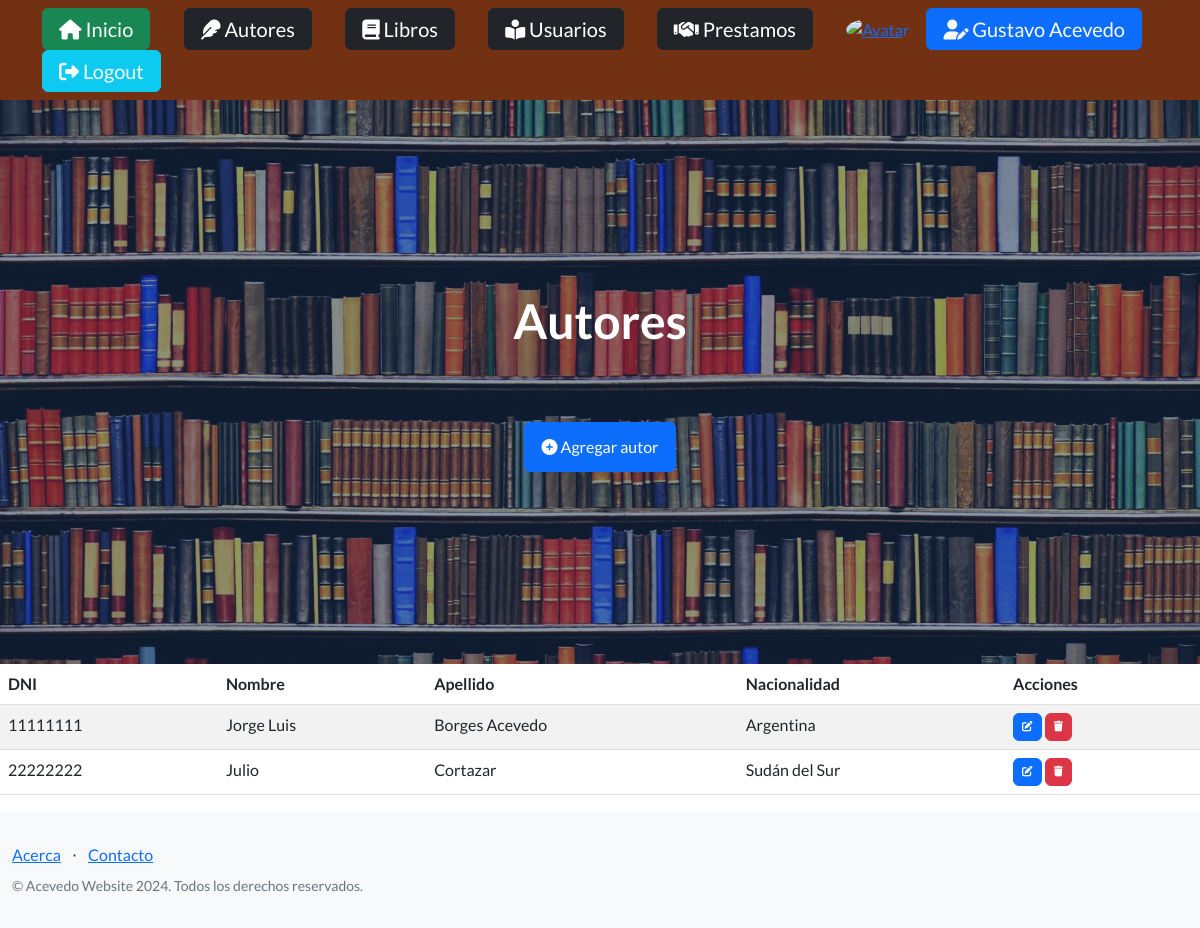
/autores/ (signed in), run on the app's committed database.
### entidades/models.py (models this page shows, shortened)
class Autor(models.Model):
    nombre = models.CharField(max_length=50)
    apellido = models.CharField(max_length=50)
    dni = models.CharField(max_length=8, unique=True)
    nacionalidad = models.CharField(max_length=50)
    class Meta:
        unique_together = ('nombre', 'apellido')
        ordering = ['dni']
        verbose_name = 'Autor'
        verbose_name_plural = 'Autores'

### entidades/views.py (the view)
# urls.py: path('autores/', AutorList.as_view(), name="autores"),
class AutorList(LoginRequiredMixin, ListView):
    model = Autor
    template_name = 'entidades/autor_list.html'
    context_object_name = 'autores'

### entidades/templates/entidades/autor_list.html (shortened to what this page needs)
{% extends "entidades/index.html" %}
{% block titulo %}
    <h1 class="mb-5">Autores</h1>
    <br>
    <a class="btn btn-primary" href="{% url 'autoresCreate' %}"><i class="fa-solid fa-circle-plus"></i> Agregar autor</a>
{% endblock titulo %}
{% block contenido %}
<table class="table table-striped">
    <thead>
        <tr>
            <th>DNI</th>
            <th>Nombre</th>
            <th>Apellido</th>
            <th>Nacionalidad</th>
            <th>Acciones</th>
        </tr>
    </thead>
    <tbody>
        {% for c in autores %}
        <tr>
            <td>{{ c.dni }}</td>
            <td>{{ c.nombre }}</td>
            <td>{{ c.apellido }}</td>
            <td>{{ c.nacionalidad }}</td>
            <td>
                <a
                  href="{% url 'autoresUpdate' c.id %}"
                  class="btn btn-primary"
                  style="--bs-btn-padding-y: .25rem; --bs-btn-padding-x: .5rem; --bs-btn-font-size: .75rem;"
                  >
                </a>
                <a
                  href="{% url 'autoresDelete' c.id %}"
                  class="btn btn-danger"
                  style="--bs-btn-padding-y: .25rem; --bs-btn-padding-x: .5rem; --bs-btn-font-size: .75rem;"
                  >
                </a>
            </td>
        </tr>
        {% endfor %}
    </tbody>
</table>
{% endblock contenido %}

### entidades/templates/entidades/index.html (shortened to what this page needs)
<!DOCTYPE html>
<html lang="en">
    <head>
        {% load static %}
        <link href="https://cdn.jsdelivr.net/npm/bootstrap-icons@1.5.0/font/bootstrap-icons.css" rel="stylesheet" type="text/css" />
        <link href="{% static 'css/styles.css' %}" rel="stylesheet" />
        <link rel="stylesheet" href="https://cdnjs.cloudflare.com/ajax/libs/font-awesome/6.4.0/css/all.min.css">
    </head>
    <body>
        {% block navbar %}
        <nav class="navbar navbar-dark static-top" style=" background-color: #713112">
            <div class="container">
                <a class="navbar-brand btn btn-success" href="{% url 'inicio' %}"><i class="fa-solid fa-house"></i> Inicio</a>
                {% if user.is_authenticated %}
                <a class="navbar-brand btn btn-dark" href="{% url 'autores' %}"><i class="fa-solid fa-feather"></i> Autores</a>
                <a class="navbar-brand btn btn-dark" href="{% url 'libros' %}"><i class="fa-solid fa-book"></i> Libros</a>
                <a class="navbar-brand btn btn-dark" href="{% url 'usuarios' %}"><i class="fa-solid fa-book-open-reader"></i> Usuarios</a>
                <a class="navbar-brand btn btn-dark" href="{% url 'prestamos' %}"><i class="fa-solid fa-handshake"></i> Prestamos</a>
                <a href="{% url 'agregar_avatar' %}">
                    <img class="rounded-circle" src="{{ request.session.avatar }}" height="50px" width="50px" alt="Avatar">
                </a>
                <form method="post" action="{% url 'perfil' %}">
                    <button type="submit" class="navbar-brand btn btn-primary text-light"><i class="fa-solid fa-user-pen"></i> {{ user.first_name }} {{ user.last_name }}</button>
                </form>
                <form method="post" action="{% url 'logout' %}">
                    <button type="submit" class="navbar-brand btn btn-info text-light"><i class="fa-solid fa-right-from-bracket"></i> Logout</button>
                    </form>
                {% else %}
                <a class="navbar-brand btn btn-primary" href="{% url 'login' %}">Login</a>
                <a class="navbar-brand btn btn-success" href="{% url 'registro' %}">Registrarse</a>
                {% endif %}
            </div>
        </nav>
        {% endblock navbar %}
        <header class="masthead">
            <div class="container position-relative">
                <div class="row justify-content-center">
                    <div class="col-xl-6">
                        <div class="text-center text-white">
                            {% block titulo %}{% endblock titulo %}
                        </div>
                    </div>
                </div>
            </div>
        </header>
        {% block contenido %}
        {% endblock contenido %}
        {% block footer %}
        <footer class="footer bg-light">
            <div class="container">
                <div class="row">
                    <div class="col-lg-6 h-100 text-center text-lg-start my-auto">
                        <ul class="list-inline mb-2">
                            <li class="list-inline-item"><a href="{% url 'acerca' %}">Acerca</a></li>
                            <li class="list-inline-item">⋅</li>
                            <li class="list-inline-item"><a href="{% url 'contacto' %}">Contacto</a></li>
                        </ul>
                        <p class="text-muted small mb-4 mb-lg-0">&copy; Acevedo Website 2024. Todos los derechos reservados.</p>
                    </div>
                </div>
            </div>
        </footer>
    </body>
</html>
        {% endblock footer %}

### data on the page
Autor: dni "11111111", nombre "Jorge Luis", apellido "Borges Acevedo", nacionalidad "Argentina"
Autor: dni "22222222", nombre "Julio", apellido "Cortazar", nacionalidad "Sudán del Sur"

### other printed values
{{ user.first_name }} "Gustavo"
{{ user.last_name }} "Acevedo"
